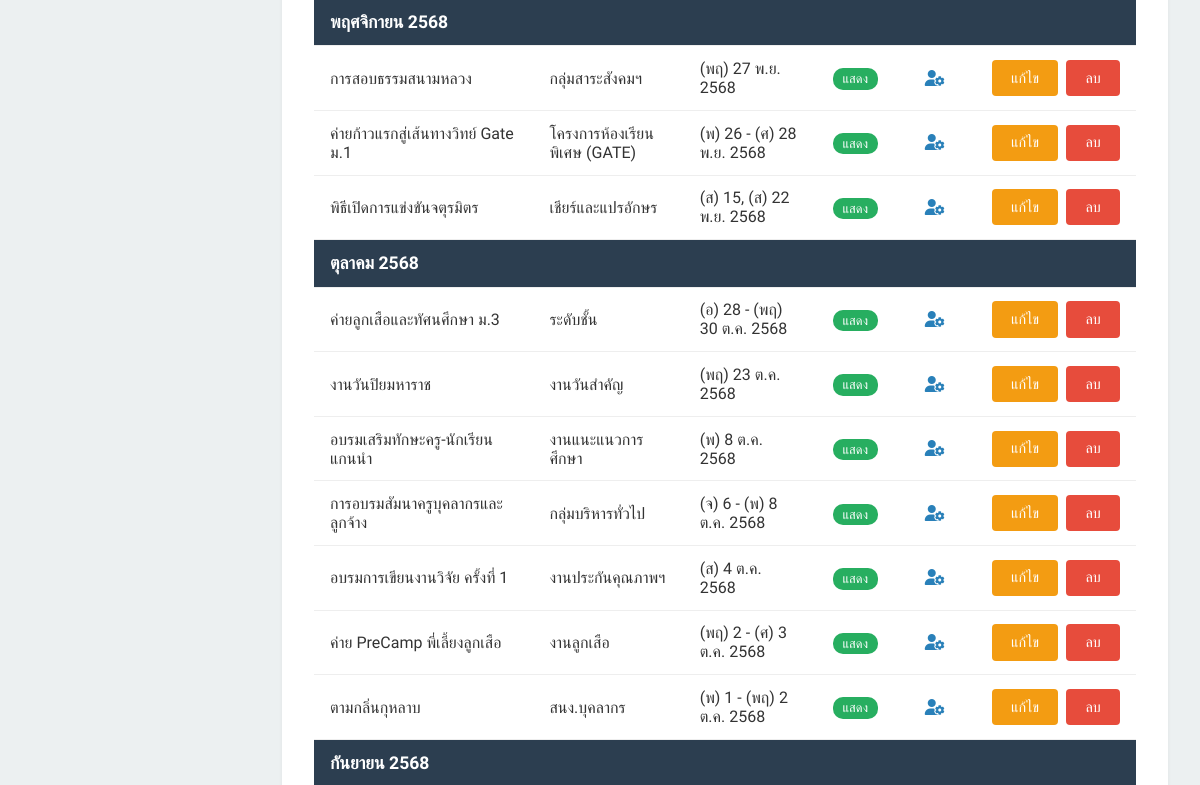
The app's page /admin/events.php (signed in, middle part), older data.
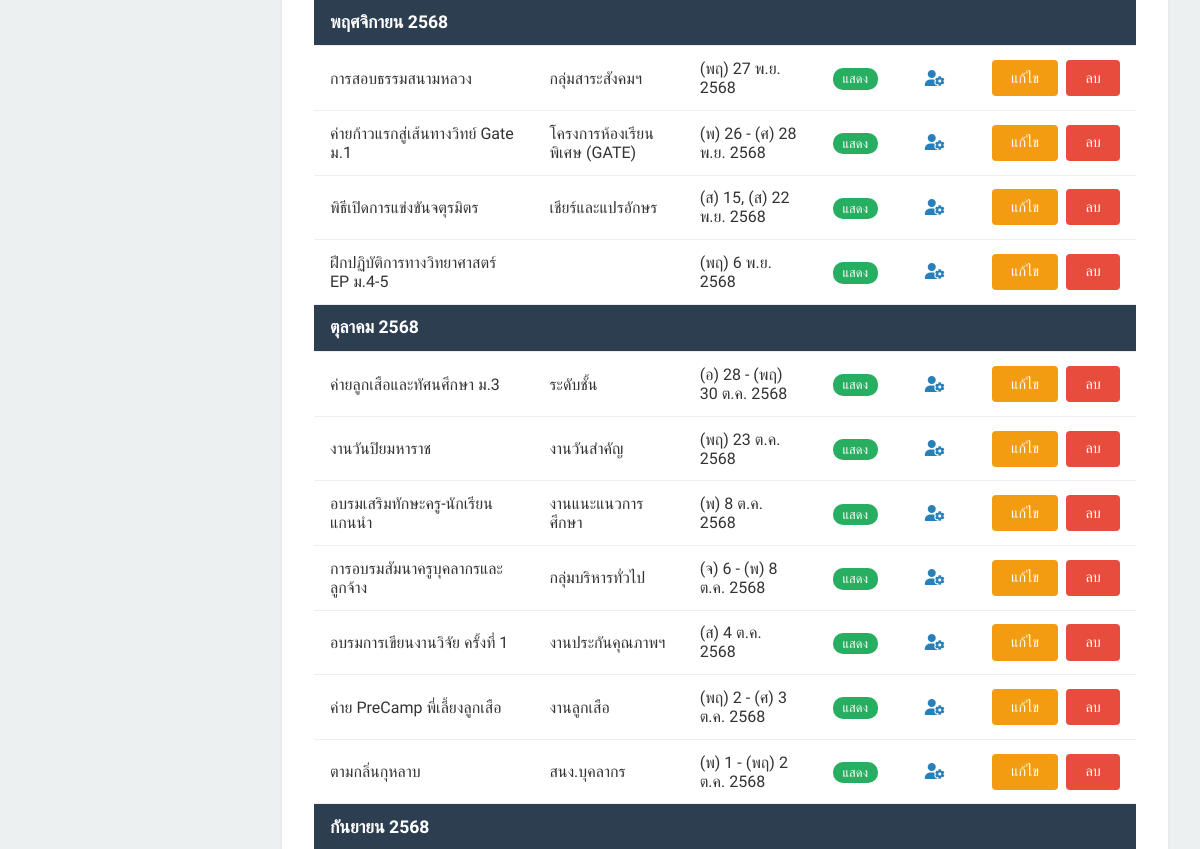
The same page, newer data.
### tables this page shows
CREATE TABLE `events` (
  `id` int(11) NOT NULL,
  `event_name` varchar(255) NOT NULL,
  `responsible_unit` varchar(255) NOT NULL,
  `notes` text DEFAULT NULL,
  `is_hidden` tinyint(1) NOT NULL DEFAULT 0,
  `created_at` timestamp NOT NULL DEFAULT current_timestamp(),
  `updated_at` timestamp NOT NULL DEFAULT current_timestamp() ON UPDATE current_timestamp(),
  `created_by_user_id` int(11) DEFAULT NULL
);

CREATE TABLE `users` (
  `id` int(11) NOT NULL,
  `username` varchar(100) NOT NULL,
  `password` varchar(255) NOT NULL,
  `real_name` varchar(255) NOT NULL,
  `role` enum('admin','staff') NOT NULL DEFAULT 'staff',
  `is_active` tinyint(1) NOT NULL DEFAULT 1,
  `permission_end_date` date DEFAULT NULL,
  `permission_start_date` date DEFAULT NULL
);

### admin/session_check.php (called while the page is built, shortened)
<?php
if (!function_exists('is_admin')) {
    function is_admin() {
        return isset($_SESSION['user_role']) && $_SESSION['user_role'] === 'admin';
    }
}

### admin/events.php (the view, shortened to what this page needs)
<?php
require_once 'partials/header.php';
require_once '../config.php';
$sort_order = isset($_GET['sort']) && $_GET['sort'] === 'asc' ? 'ASC' : 'DESC';
function format_event_dates($dates_str) {
    $dates = explode(',', $dates_str);
    sort($dates);
    $date_objects = array_map(fn($d) => new DateTime($d), $dates);
    $thai_day_short = ['อา', 'จ', 'อ', 'พ', 'พฤ', 'ศ', 'ส'];
    $thai_month_short = [1=>'ม.ค.', 2=>'ก.พ.', 3=>'มี.ค.', 4=>'เม.ย.', 5=>'พ.ค.', 6=>'มิ.ย.', 7=>'ก.ค.', 8=>'ส.ค.', 9=>'ก.ย.', 10=>'ต.ค.', 11=>'พ.ย.', 12=>'ธ.ค.'];
    if (count($date_objects) == 1) {
        $date = $date_objects[0];
        $day_name = $thai_day_short[$date->format('w')];
        return "({$day_name}) " . $date->format('j') . ' ' . $thai_month_short[(int)$date->format('n')] . ' ' . ($date->format('Y') + 543);
    }
    $is_continuous = true;
    for ($i = 0; $i < count($date_objects) - 1; $i++) {
        if ($date_objects[$i+1]->diff($date_objects[$i])->days != 1) {
            $is_continuous = false;
            break;
        }
    }
    if ($is_continuous) {
        $start_date = $date_objects[0];
        $end_date = end($date_objects);
        $start_day_name = $thai_day_short[$start_date->format('w')];
        $end_day_name = $thai_day_short[$end_date->format('w')];
        return "({$start_day_name}) " . $start_date->format('j') . " - ({$end_day_name}) " . $end_date->format('j') . ' ' . $thai_month_short[(int)$end_date->format('n')] . ' ' . ($end_date->format('Y') + 543);
    } else {
        $output = [];
        foreach ($date_objects as $date) {
            $day_name = $thai_day_short[$date->format('w')];
            $output[] = "({$day_name}) " . $date->format('j');
        }
        $last_date = end($date_objects);
        return implode(', ', $output) . ' ' . $thai_month_short[(int)$last_date->format('n')] . ' ' . ($last_date->format('Y') + 543);
    }
}
try {
    $sql = "
        SELECT
            e.*,
            creator.role as creator_role,
            IFNULL(creator.real_name, 'ผู้ใช้ที่ถูกลบ') as creator_name,
            (SELECT GROUP_CONCAT(u.real_name SEPARATOR ', ')
             FROM event_owners eo
             JOIN users u ON eo.user_id = u.id
             WHERE eo.event_id = e.id AND eo.user_id != e.created_by_user_id
            ) as co_owner_names,
            (SELECT COUNT(*) FROM event_owners WHERE event_id = e.id) as owner_count,
            GROUP_CONCAT(ed.activity_date ORDER BY ed.activity_date) as all_dates,
            MIN(ed.activity_date) as first_date
        FROM events e
        LEFT JOIN event_dates ed ON e.id = ed.event_id
        LEFT JOIN users creator ON e.created_by_user_id = creator.id
        WHERE " . (is_admin() ? "1" : "e.id IN (SELECT event_id FROM event_owners WHERE user_id = ?)") . "
        GROUP BY e.id
        HAVING first_date IS NOT NULL
        ORDER BY first_date {$sort_order}
    ";
    $params = [];
    $stmt = $pdo->prepare($sql);
    $stmt->execute($params);
    $events = $stmt->fetchAll(PDO::FETCH_ASSOC);
    $grouped_events = [];
    $thai_month_full = [1=>'มกราคม', 2=>'กุมภาพันธ์', 3=>'มีนาคม', 4=>'เมษายน', 5=>'พฤษภาคม', 6=>'มิถุนายน', 7=>'กรกฎาคม', 8=>'สิงหาคม', 9=>'กันยายน', 10=>'ตุลาคม', 11=>'พฤศจิกายน', 12=>'ธันวาคม'];
    foreach ($events as $event) {
        $date = new DateTime($event['first_date']);
        $month_key = $date->format('Y-m');
        $month_label = $thai_month_full[(int)$date->format('n')] . ' ' . ($date->format('Y') + 543);
        if (!isset($grouped_events[$month_key])) {
            $grouped_events[$month_key] = ['label' => $month_label, 'events' => []];
        }
        $grouped_events[$month_key]['events'][] = $event;
    }
} catch (PDOException $e) {
    $grouped_events = [];
    echo "<p class='alert alert-danger'>Could not fetch events from the database: " . $e->getMessage() . "</p>";
}
?>
<div class="table-container">
    <table class="data-table" id="eventsTable">
        <tbody>
            <?php if (empty($grouped_events)): ?>
                <tr>
                    <td colspan="6" style="text-align:center;">ยังไม่มีข้อมูลกิจกรรม...</td>
                </tr>
            <?php else: ?>
                <?php foreach ($grouped_events as $group): ?>
                    <tr class="month-header">
                        <td colspan="6"><?php echo $group['label']; ?></td>
                    </tr>
                    <?php foreach ($group['events'] as $event): ?>
                        <tr class="event-row">
                            <td data-label="ชื่อกิจกรรม"><?php echo htmlspecialchars($event['event_name']); ?></td>
                            <td data-label="หน่วยงาน"><?php echo htmlspecialchars($event['responsible_unit']); ?></td>
                            <td data-label="วันที่"><?php echo format_event_dates($event['all_dates']); ?></td>
                            <td data-label="สถานะ">
                                <a href="toggle_event_status.php?id=<?php echo $event['id']; ?>" class="status-badge <?php echo $event['is_hidden'] ? 'status-hidden' : 'status-visible'; ?>">
                                    <?php echo $event['is_hidden'] ? 'ซ่อน' : 'แสดง'; ?>
                                </a>
                            </td>
                            <?php
                                $creator_role = $event['creator_role'];
                                $icon_class = 'fas fa-user';
                                $color_class = 'creator-staff';
                                if ($creator_role === 'admin') {
                                    $icon_class = 'fas fa-user-gear';
                                    $color_class = 'creator-admin';
                                }
                            ?>
                            <td data-label="ผู้สร้าง/เจ้าของ" style="text-align: center;">
                                <span class="creator-tooltip <?php echo $color_class; ?>">
                                    <i class="<?php echo $icon_class; ?>"></i>
                                </span>
                            </td>
                            <td data-label="เครื่องมือ">
                                <div class="action-buttons">
                                    <a href="event_form.php?id=<?php echo $event['id']; ?>" class="button button-edit">แก้ไข</a>
                                    <a href="delete_event.php?id=<?php echo $event['id']; ?>" class="button button-danger" onclick="return confirm('คุณแน่ใจหรือไม่ว่าจะลบกิจกรรมนี้? การกระทำนี้ไม่สามารถย้อนกลับได้');">ลบ</a>
                                </div>
                            </td>
                        </tr>
                    <?php endforeach; ?>
                <?php endforeach; ?>
            <?php endif; ?>
        </tbody>
    </table>
</div>
<?php
require_once 'partials/footer.php';
?>

### admin/partials/header.php (shortened to what this page needs)
<?php
require_once 'session_check.php';
$current_page = basename($_SERVER['PHP_SELF']);
?>
<!DOCTYPE html>
<html lang="th">
<head>
    <link rel="stylesheet" href="https://cdnjs.cloudflare.com/ajax/libs/font-awesome/6.5.2/css/all.min.css">
    <link rel="stylesheet" href="assets/admin_style.css?v=<?php echo filemtime('assets/admin_style.css'); ?>">
</head>
<body class="<?php echo 'admin-page-' . pathinfo($current_page, PATHINFO_FILENAME); ?>">
    <div class="admin-wrapper">
        <main class="main-content">
            <div class="content-area">

### admin/partials/footer.php (shortened to what this page needs)
            </div>
        </main>
    </div>
</body>
</html>

### admin/assets/admin_style.css (style rules this page uses)
:root { --primary-color: #3498db; --secondary-color: #2c3e50; --danger-color: #e74c3c; --light-grey: #ecf0f1; --border-color: #bdc3c7; --success-color: #27ae60; }
body { font-family: 'Sarabun', sans-serif; margin: 0; background-color: var(--light-grey); color: #333; }
.admin-wrapper { display: flex; }
.admin-wrapper .main-content { margin-left: 250px; width: calc(100% - 250px); padding: 2rem; transition: all 0.3s ease; }
.content-area { background-color: #fff; padding: 2rem; border-radius: 8px; box-shadow: 0 2px 4px rgba(0,0,0,0.05); }
.button-danger { background-color: var(--danger-color); }
.button-edit { background-color: #f39c12; }
.table-container { overflow-x: auto; }
.data-table { width: 100%; border-collapse: collapse; }
.action-buttons { display: flex; gap: 0.5rem; align-items: center; }
.status-badge { padding: 0.2rem 0.6rem; border-radius: 10px; color: #fff; font-size: 0.8rem; text-decoration: none; white-space: nowrap; }
.status-visible, .status-active { background-color: var(--success-color); }
.month-header td { background-color: var(--secondary-color); color: #fff; font-weight: 700; font-size: 1.1rem; padding: 0.8rem 1rem; }
.creator-tooltip { position: relative; cursor: pointer; }
.creator-admin { color: #2980b9; }

Row changes from the older to the newer data that the page shows:
added events: event_name "ฝึกปฏิบัติการทางวิทยาศาสตร์ EP ม.4-5", all_dates "(พฤ) 6 พ.ย. 2568", is_hidden "แสดง", shown under "พฤศจิกายน 2568"
